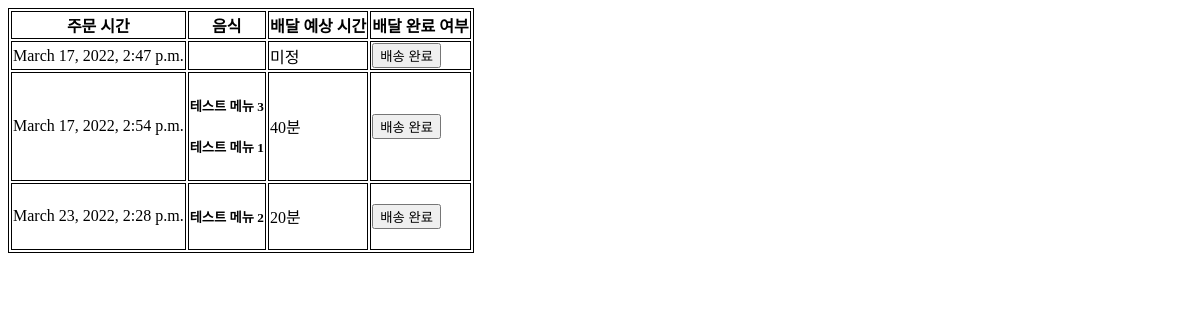
The page /delivery/orders/ on the database as committed earlier.
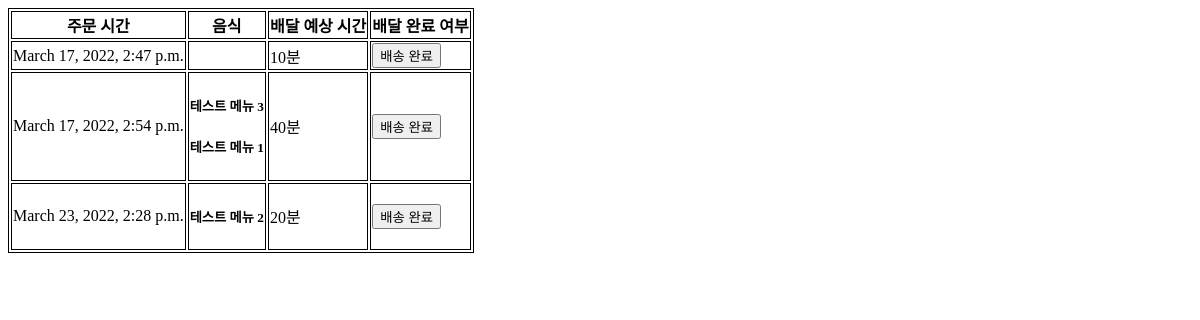
The same page on the database as committed later.
### order/models.py (models this page shows)
class Order(models.Model):
    shop = models.ForeignKey(Shop, on_delete=models.CASCADE)
    order_date = models.DateTimeField('date ordered')
    address = models.CharField(max_length=40)
    estimated_time = models.IntegerField(default=-1, help_text='예상소요시간')
    deliver_finish = models.BooleanField(default=False)

### delivery/views.py (the view)
# urls.py: path('orders/', views.order_list, name='order_list'),
@csrf_exempt
def order_list(request):
    if request.method == 'GET':
        order_list = Order.objects.all()
        return render(request, 'delivery/order_list.html', {'order_list': order_list})
    if request.method == 'POST':
        order_item = Order.objects.get(pk=int(request.POST.get('order_id')))
        order_item.deliver_finish = True
        order_item.save()
        return render(request, 'delivery/success.html')

### delivery/templates/delivery/order_list.html (shortened to what this page needs)
<!DOCTYPE html>
<html lang="en">
<head>
</head>
<body>
    <table style="border: 1px solid black;">
        <tr style="border: 1px solid black;">
            <th style="border: 1px solid black;">주문 시간</th>
            <th style="border: 1px solid black;">음식</th>
            <th style="border: 1px solid black;">배달 예상 시간</th>
            <th style="border: 1px solid black;">배달 완료 여부</th>
        </tr>
        {% for order in order_list %}
        <tr style="border: 1px solid black;">
            <td style="border: 1px solid black;">
                {{ order.order_date }}
            </td>
            <td style="border: 1px solid black;">
                {% for food in order.orderfoodlist_set.all %}
                    <h5>{{ food.food_name }}</h5>
                {% endfor %}
            </td>
            <td style="border: 1px solid black;">
                {% if order.estimated_time == -1 %}
                    미정
                {% else %}
                    {{ order.estimated_time }}분
                {% endif %}
            </td>
            <td style="border: 1px solid black;">
                {% if order.deliver_finish == 0 %}
                   <form method="post" action="{% url 'order_list' %}">
                        <input type="submit" value="배송 완료">
                    </form>
                {% else %}
                    완료
                {% endif %}
            </td>
        </tr>
        {% endfor %}
    </table>
</body>
</html>

Rows that differ between the two databases and show on the page:
changed Order "March 17, 2022, 2:47 p.m.": estimated_time (not shown) → "10"; estimated_time "미정" → "분"
